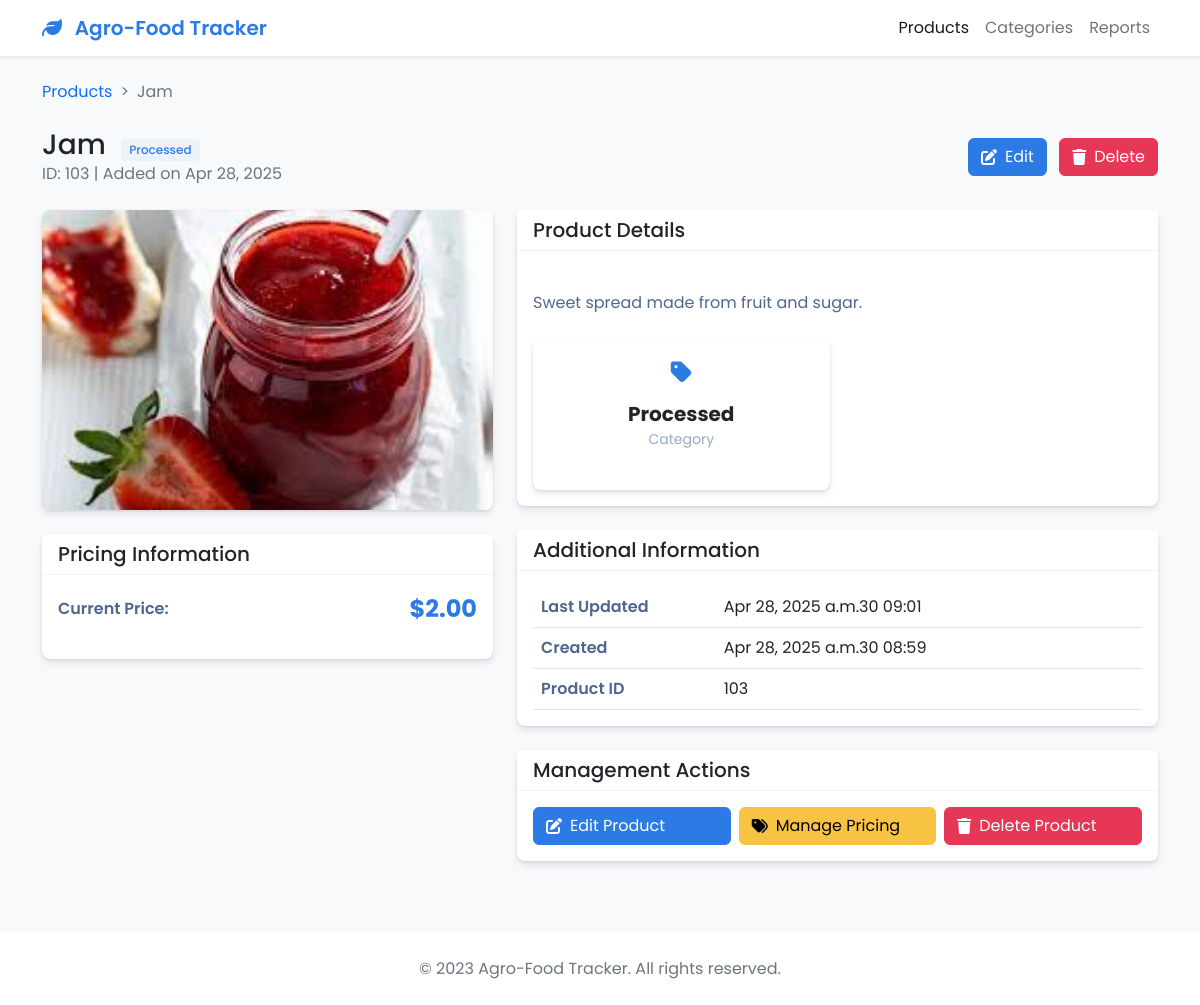
/view/103/, run on the app's committed database.
### products/models.py (models this page shows, shortened)
class Product(models.Model):
    CATEGORY_CHOICES = [
        ('Fruits', 'Fruits'),
        ('Vegetables', 'Vegetables'),
        ('Dairy', 'Dairy'),
        ('Grains', 'Grains'),
        ('Meat', 'Meat'),
        ('Processed', 'Processed Foods'),
        ('Other', 'Other'),
    ]
    name = models.CharField(max_length=100)
    category = models.CharField(max_length=100, choices=CATEGORY_CHOICES)
    description = models.TextField()
    price = models.DecimalField(
        max_digits=10,
        decimal_places=3,
        validators=[MinValueValidator(0.001)]
    )
    image = models.ImageField(upload_to='product_images/', blank=True, null=True)
    created_at = models.DateTimeField(default=timezone.now)
    updated_at = models.DateTimeField(auto_now=True)
    class Meta:
        ordering = ['-created_at']
        verbose_name = 'Product'
        verbose_name_plural = 'Products'

### products/views.py (the view)
# urls.py: path('view/<int:pk>/', views.product_view, name='product_view'),
def product_view(request, pk):
    product = get_object_or_404(Product, pk=pk)
    return render(request, 'products/product_view.html', {'product': product})

### products/templates/products/product_view.html (shortened to what this page needs)
<!DOCTYPE html>
<html lang="en">
<head>
    <link href="https://cdn.jsdelivr.net/npm/bootstrap@5.2.3/dist/css/bootstrap.min.css" rel="stylesheet">
    <link rel="stylesheet" href="https://cdnjs.cloudflare.com/ajax/libs/font-awesome/6.2.0/css/all.min.css">
</head>
<body>
<nav class="navbar navbar-expand-lg navbar-light bg-white shadow-sm mb-4">
    <div class="container">
        <a class="navbar-brand" href="#">
            <i class="fas fa-leaf me-2"></i>
            Agro-Food Tracker
        </a>
        <div class="collapse navbar-collapse" id="navbarNav">
            <ul class="navbar-nav ms-auto">
                <li class="nav-item">
                    <a class="nav-link active" href="#">Products</a>
                </li>
                <li class="nav-item">
                    <a class="nav-link" href="#">Categories</a>
                </li>
                <li class="nav-item">
                    <a class="nav-link" href="#">Reports</a>
                </li>
            </ul>
        </div>
    </div>
</nav>
<div class="container mb-5">
    <nav aria-label="breadcrumb">
        <ol class="breadcrumb">
            <li class="breadcrumb-item"><a href="{% url 'product_list' %}" class="text-decoration-none">Products</a></li>
            <li class="breadcrumb-item active" aria-current="page">{{ product.name }}</li>
        </ol>
    </nav>
    <div class="d-flex justify-content-between align-items-center mb-4">
        <div>
            <h1 class="h3 mb-0">
                {{ product.name }}
                <span class="category-badge">{{ product.category }}</span>
            </h1>
            <p class="text-muted mb-0">ID: {{ product.id }} | Added on {{ product.created_at|date:"M d, Y" }}</p>
        </div>
        <div>
            <a href="{% url 'product_edit' product.id %}" class="btn btn-primary btn-icon">
                <i class="fas fa-edit"></i> Edit
            </a>
            <a href="{% url 'product_delete' product.id %}" class="btn btn-danger btn-icon ms-2">
                <i class="fas fa-trash"></i> Delete
            </a>
        </div>
    </div>
    <div class="row g-4">
        <div class="col-lg-5">
            <div class="card position-relative">
                <div class="card-body p-0">
                    {% if product.image %}
                        <img src="{{ product.image.url }}" alt="{{ product.name }}" class="product-image">
                    {% endif %}
                </div>
            </div>
            <div class="card">
                <div class="card-header">
                    <h5 class="card-title mb-0">Pricing Information</h5>
                </div>
                <div class="card-body">
                    <div class="d-flex align-items-center mb-3">
                        <span class="detail-label">Current Price:</span>
                        <div class="ms-auto price-tag">
                            {% if product.discount %}
                                ${{ product.discounted_price|floatformat:2 }}
                                <small>${{ product.price|floatformat:2 }}</small>
                                <span class="discount-badge">{{ product.discount }}% OFF</span>
                            {% else %}
                                ${{ product.price|floatformat:2 }}
                            {% endif %}
                        </div>
                    </div>
                </div>
            </div>
        </div>
        <div class="col-lg-7">
            <div class="card">
                <div class="card-header">
                    <h5 class="card-title mb-0">Product Details</h5>
                </div>
                <div class="card-body">
                    <div class="product-description mb-4">
                        {{ product.description|default:"No description provided." }}
                    </div>
                    <div class="row g-3">
                        <div class="col-md-6">
                            <div class="card info-card">
                                <div class="card-body text-center">
                                    <div class="info-icon">
                                        <i class="fas fa-tag"></i>
                                    </div>
                                    <div class="info-value">{{ product.category }}</div>
                                    <div class="info-label">Category</div>
                                </div>
                            </div>
                        </div>
                    </div>
                </div>
            </div>
            <div class="card">
                <div class="card-header">
                    <h5 class="card-title mb-0">Additional Information</h5>
                </div>
                <div class="card-body">
                    <table class="table table-specs mb-0">
                        <tbody>
                        <tr>
                            <th>Last Updated</th>
                            <td>{{ product.updated_at|date:"M d, Y at H:i" }}</td>
                        </tr>
                        <tr>
                            <th>Created</th>
                            <td>{{ product.created_at|date:"M d, Y at H:i" }}</td>
                        </tr>
                        <tr>
                            <th>Product ID</th>
                            <td>{{ product.id }}</td>
                        </tr>
                        </tbody>
                    </table>
                </div>
            </div>
            <div class="card">
                <div class="card-header">
                    <h5 class="card-title mb-0">Management Actions</h5>
                </div>
                <div class="card-body">
                    <div class="row g-2">
                        <div class="col-md-4">
                            <a href="{% url 'product_edit' product.id %}" class="btn btn-primary btn-icon w-100">
                                <i class="fas fa-edit"></i> Edit Product
                            </a>
                        </div>
                        <div class="col-md-4">
                            <a href="#" class="btn btn-warning btn-icon w-100">
                                <i class="fas fa-tags"></i> Manage Pricing
                            </a>
                        </div>
                        <div class="col-md-4">
                            <a href="{% url 'product_delete' product.id %}" class="btn btn-danger btn-icon w-100">
                                <i class="fas fa-trash"></i> Delete Product
                            </a>
                        </div>
                    </div>
                </div>
            </div>
        </div>
    </div>
</div>
<footer class="bg-white py-4 mt-5">
    <div class="container">
        <div class="row">
            <div class="col-12 text-center">
                <p class="text-muted mb-0">&copy; 2023 Agro-Food Tracker. All rights reserved.</p>
            </div>
        </div>
    </div>
</footer>
</body>
</html>

### products/templates/products/product_view.html (style rules this page uses)
body { font-family: 'Poppins', sans-serif; background-color: #f8f9fa; color: #212529; }
.navbar-brand { font-weight: 600; color: #2c7be5; }
.card { border-radius: 0.5rem; box-shadow: 0 4px 6px rgba(50, 50, 93, 0.11), 0 1px 3px rgba(0, 0, 0, 0.08); border: none; margin-bottom: 1.5rem; }
.card-header { background-color: #fff; border-bottom: 1px solid rgba(0,0,0,.05); font-weight: 600; }
.btn-primary { background-color: #2c7be5; border-color: #2c7be5; }
.btn-danger { background-color: #e63757; border-color: #e63757; }
.btn-warning { background-color: #f6c343; border-color: #f6c343; }
.btn-icon { display: inline-flex; align-items: center; }
.btn-icon i { margin-right: 0.5rem; }
.breadcrumb-item + .breadcrumb-item::before { content: ">"; }
.breadcrumb { margin-bottom: 1.5rem; }
.product-image { width: 100%; height: 300px; border-radius: 0.5rem; object-fit: cover; }
.detail-label { font-weight: 600; color: #506690; }
.category-badge { font-size: 0.75rem; padding: 0.25rem 0.5rem; background-color: #edf2f9; color: #2c7be5; border-radius: 0.25rem; display: inline-block; margin-left: 0.5rem; }
.price-tag { font-size: 1.5rem; font-weight: 700; color: #2c7be5; }
.info-card { height: 100%; }
.info-icon { font-size: 1.5rem; color: #2c7be5; margin-bottom: 0.5rem; }
.info-value { font-size: 1.25rem; font-weight: 700; }
.info-label { color: #95aac9; font-size: 0.875rem; }
.product-description { white-space: pre-line; color: #506690; }
.table-specs th { width: 30%; color: #506690; font-weight: 600; }

### data on the page
Product: name "Jam", category "Processed", id "103", created_at "Apr 28, 2025", image (picture), price "2.00", description "Sweet spread made from fruit and sugar.", updated_at "Apr 28, 2025 a.m.30 09:01", created_at "Apr 28, 2025 a.m.30 08:59"
